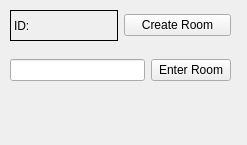
<?xml version="1.0" encoding="UTF-8"?>
<ui version="4.0">
 <class>MainWindow</class>
 <widget class="QMainWindow" name="MainWindow">
  <property name="geometry">
   <rect>
    <x>0</x>
    <y>0</y>
    <width>247</width>
    <height>145</height>
   </rect>
  </property>
  <property name="windowTitle">
   <string>MainWindow</string>
  </property>
  <widget class="QWidget" name="centralwidget">
   <widget class="QWidget" name="layoutWidget">
    <property name="geometry">
     <rect>
      <x>10</x>
      <y>50</y>
      <width>221</width>
      <height>41</height>
     </rect>
    </property>
    <layout class="QHBoxLayout" name="horizontalLayout">
     <item>
      <widget class="QLineEdit" name="id2"/>
     </item>
     <item>
      <widget class="QPushButton" name="enterroom">
       <property name="text">
        <string>Enter Room</string>
       </property>
      </widget>
     </item>
    </layout>
   </widget>
   <widget class="QWidget" name="layoutWidget">
    <property name="geometry">
     <rect>
      <x>10</x>
      <y>10</y>
      <width>221</width>
      <height>31</height>
     </rect>
    </property>
    <layout class="QHBoxLayout" name="horizontalLayout_2">
     <item>
      <widget class="QLabel" name="id1">
       <property name="frameShape">
        <enum>QFrame::Box</enum>
       </property>
       <property name="text">
        <string>ID:</string>
       </property>
      </widget>
     </item>
     <item>
      <widget class="QPushButton" name="createroom">
       <property name="text">
        <string>Create Room</string>
       </property>
      </widget>
     </item>
    </layout>
   </widget>
  </widget>
 </widget>
 <resources/>
 <connections/>
</ui>
